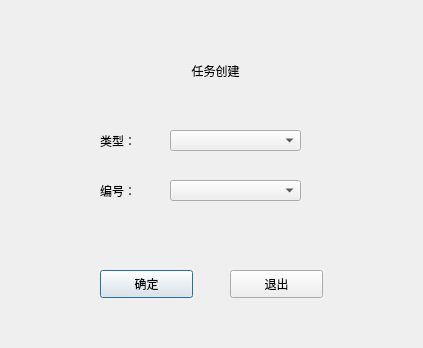
<?xml version="1.0" encoding="UTF-8"?>
<ui version="4.0">
 <class>SetDialog</class>
 <widget class="QDialog" name="SetDialog">
  <property name="geometry">
   <rect>
    <x>0</x>
    <y>0</y>
    <width>423</width>
    <height>348</height>
   </rect>
  </property>
  <property name="sizePolicy">
   <sizepolicy hsizetype="Expanding" vsizetype="Ignored">
    <horstretch>0</horstretch>
    <verstretch>0</verstretch>
   </sizepolicy>
  </property>
  <property name="windowTitle">
   <string>Dialog</string>
  </property>
  <widget class="QComboBox" name="comboBox_Type">
   <property name="geometry">
    <rect>
     <x>170</x>
     <y>130</y>
     <width>131</width>
     <height>21</height>
    </rect>
   </property>
   <property name="sizePolicy">
    <sizepolicy hsizetype="Fixed" vsizetype="Fixed">
     <horstretch>0</horstretch>
     <verstretch>0</verstretch>
    </sizepolicy>
   </property>
   <property name="contextMenuPolicy">
    <enum>Qt::NoContextMenu</enum>
   </property>
  </widget>
  <widget class="QLabel" name="Type">
   <property name="geometry">
    <rect>
     <x>100</x>
     <y>130</y>
     <width>71</width>
     <height>21</height>
    </rect>
   </property>
   <property name="styleSheet">
    <string notr="true">font: 12pt &quot;宋体&quot;;</string>
   </property>
   <property name="text">
    <string>类型：</string>
   </property>
  </widget>
  <widget class="QLabel" name="Number">
   <property name="geometry">
    <rect>
     <x>100</x>
     <y>180</y>
     <width>61</width>
     <height>21</height>
    </rect>
   </property>
   <property name="styleSheet">
    <string notr="true">font: 12pt &quot;宋体&quot;;</string>
   </property>
   <property name="text">
    <string>编号：</string>
   </property>
  </widget>
  <widget class="QComboBox" name="comboBox_Number">
   <property name="geometry">
    <rect>
     <x>170</x>
     <y>180</y>
     <width>131</width>
     <height>21</height>
    </rect>
   </property>
   <property name="sizePolicy">
    <sizepolicy hsizetype="Fixed" vsizetype="Fixed">
     <horstretch>0</horstretch>
     <verstretch>0</verstretch>
    </sizepolicy>
   </property>
   <property name="contextMenuPolicy">
    <enum>Qt::NoContextMenu</enum>
   </property>
  </widget>
  <widget class="QLabel" name="Title">
   <property name="geometry">
    <rect>
     <x>110</x>
     <y>50</y>
     <width>211</width>
     <height>41</height>
    </rect>
   </property>
   <property name="styleSheet">
    <string notr="true">font: 16pt &quot;宋体&quot;;</string>
   </property>
   <property name="text">
    <string>任务创建</string>
   </property>
   <property name="alignment">
    <set>Qt::AlignCenter</set>
   </property>
  </widget>
  <widget class="QPushButton" name="ensure">
   <property name="geometry">
    <rect>
     <x>100</x>
     <y>270</y>
     <width>93</width>
     <height>28</height>
    </rect>
   </property>
   <property name="styleSheet">
    <string notr="true">font: 12pt &quot;宋体&quot;;</string>
   </property>
   <property name="text">
    <string>确定</string>
   </property>
  </widget>
  <widget class="QPushButton" name="quit">
   <property name="geometry">
    <rect>
     <x>230</x>
     <y>270</y>
     <width>93</width>
     <height>28</height>
    </rect>
   </property>
   <property name="styleSheet">
    <string notr="true">font: 12pt &quot;宋体&quot;;</string>
   </property>
   <property name="text">
    <string>退出</string>
   </property>
  </widget>
 </widget>
 <resources/>
 <connections/>
</ui>
